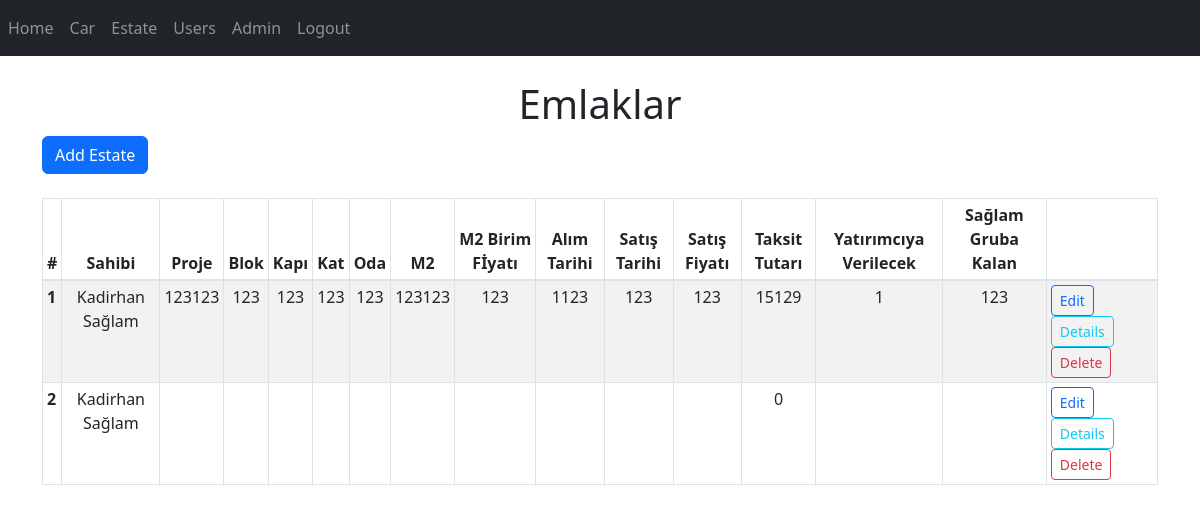
Screenshot of /estates (signed in) with the database file from the repository.
### website/models.py (models this page shows)
class Estate(db.Model):
    id = db.Column(db.Integer, primary_key=True)
    customer_id = db.Column(db.Integer, db.ForeignKey('customer.id'))
    project = db.Column(db.String(100))
    blok = db.Column(db.String(20))
    kapi = db.Column(db.Integer)
    kat = db.Column(db.Integer)
    oda = db.Column(db.String(20))
    m2 = db.Column(db.Integer)
    m2_birim = db.Column(db.Integer)
    alim_tarih = db.Column(db.Integer)
    satis_tarih = db.Column(db.Integer)
    alinan_pesinat = db.Column(db.Integer)
    satis_fiyat = db.Column(db.Integer)
    taksit_sayisi = db.Column(db.Integer)
    taksit_tutari = db.Column(db.Integer)
    yatirimci_verilecek = db.Column(db.Integer)
    saglam_gruba_kalan = db.Column(db.Integer)

class Customer(db.Model):
    id = db.Column(db.Integer, primary_key=True)
    estates = db.relationship('Estate')
    name = db.Column(db.String(150))
    customer_id =  db.Column(db.Integer)
    phone =  db.Column(db.Integer)
    tc =  db.Column(db.Integer)

### website/views.py (the view, shortened to what this page needs)
@views.route('/estates', methods=['GET', 'POST'])
@login_required
def estates():
    return render_template('estates.html', user=current_user, estates=Estate.query.all(), customers=Customer.query.all())

### website/__init__.py (called while the page is built)
def create_app():
    app = Flask(__name__)
    app.config['SECRET_KEY'] = 'mokoko'
    app.config['SQLALCHEMY_DATABASE_URI'] = f'sqlite:///{DB_NAME}'
    db.init_app(app)
    from .views import views
    from .auth import auth
    app.register_blueprint(views, url_prefix='/')
    app.register_blueprint(auth, url_prefix='/')
    from .models import User, Note
    with app.app_context():
        db.create_all()
    login_manager = LoginManager()
    login_manager.login_view = 'auth.login'
    login_manager.init_app(app)
    @login_manager.user_loader
    def load_user(id):
        return User.query.get(int(id))
    return app

### website/templates/estates.html (shortened to what this page needs)
{% extends "base.html" %}
{% block content%}
<br>
<h1 align="center">Emlaklar</h1>
<a id="addEstateBtn" href="" class="btn btn-primary btn-xs" data-bs-toggle="modal" data-bs-target="#addEstateModal"> Add
    Estate</a>
<br>
<br>
<table id="estateTable" class="table table-sm table-bordered table-condensed table-striped table-hover">
    <thead>
        <tr>
            <th scope="col">#</th>
            <th scope="col" style="text-align:center">Sahibi</th>
            <th scope="col" style="text-align:center">Proje</th>
            <th scope="col" style="text-align:center">Blok</th>
            <th scope="col" style="text-align:center">Kapı</th>
            <th scope="col" style="text-align:center">Kat</th>
            <th scope="col" style="text-align:center">Oda</th>
            <th scope="col" style="text-align:center">M2</th>
            <th scope="col" style="text-align:center">M2 Birim Fİyatı</th>
            <th scope="col" style="text-align:center">Alım Tarihi</th>
            <th scope="col" style="text-align:center">Satış Tarihi</th>
            <th scope="col" style="text-align:center">Satış Fiyatı</th>
            <th scope="col" style="text-align:center">Taksit Tutarı</th>
            <th scope="col" style="text-align:center">Yatırımcıya Verilecek</th>
            <th scope="col" style="text-align:center">Sağlam Gruba Kalan</th>
            <th scope="col" style="text-align:center"></th>
        </tr>
    </thead>
    <tbody>
        {% set counter = 0 %}
        {% for estate in estates %}
        <tr>
            <th scope="row"> {{ loop.index }}</th>
            {% if customers %}
            <td style="text-align:center">{{ customers[0].query.filter_by(id=estate.customer_id).first().name }} </td>
            {% else %}
            <td> Error Var </td>
            {% endif %}
            <td style="text-align:center">{{ estate.project }} </td>
            <td style="text-align:center">{{ estate.blok }}</td>
            <td style="text-align:center">{{ estate.kapi }}</td>
            <td style="text-align:center">{{ estate.kat }}</td>
            <td style="text-align:center">{{ estate.oda }}</td>
            <td style="text-align:center">{{ estate.m2 }}</td>
            <td style="text-align:center">{{ estate.m2_birim }}</td>
            <td style="text-align:center">{{ estate.alim_tarih }}</td>
            <td style="text-align:center">{{ estate.satis_tarih }}</td>
            <td style="text-align:center">{{ estate.satis_fiyat }}</td>
            <td style="text-align:center">{{ estate.taksit_tutari | int * estate.taksit_sayisi | int }}</td>
            <td style="text-align:center">{{ estate.yatirimci_verilecek }}</td>
            <td style="text-align:center">{{ estate.saglam_gruba_kalan }}</td>
            <td>
                <button id="editEstateBtn" href="#editEstateModal" class="btn btn-outline-primary btn-sm"
                    data-bs-target="#editEstateModal" data-estate_id="{{ estate.id }}"
                    data-project="{{ estate.project }}" data-blok="{{ estate.blok }}" data-kapi="{{ estate.kapi }}"
                    data-kat="{{ estate.kat }}" data-oda="{{ estate.oda }}" data-m2="{{ estate.m2 }}"
                    data-m2_birim="{{ estate.m2_birim }}" data-alim_tarih="{{ estate.alim_tarih }}"
                    data-satis_tarih="{{ estate.satis_tarih }}" data-satis_fiyat="{{ estate.satis_fiyat }}"
                    data-taksit_sayisi="{{ estate.taksit_sayisi }}" data-taksit_tutari="{{ estate.taksit_tutari }}"
                    data-yatirimci_verilecek="{{ estate.yatirimci_verilecek }}"
                    data-saglam_gruba_kalan="{{ estate.saglam_gruba_kalan }}" data-bs-toggle="modal"> Edit
                </button>
                <button type="button" id="detailsEstateBtn" class="btn btn-outline-info btn-sm"
                    data-estate_id="{{ estate.id }}">Details </button>
                <button type="button" id="deleteEstateBtn" class="btn btn-sm btn-outline-danger"
                    data-estate_id="{{ estate.id }}">Delete</button>
            </td>
        </tr>
        {% endfor %}
    </tbody>
</table>
</div>
{% endblock %}

### rows the page displays
Estate: project "123123", blok "123", kapi "123", kat "123", oda "123", m2 "123123", m2_birim "123", alim_tarih "1123", satis_tarih "123", satis_fiyat "123", estate.taksit_tutari|int*estate.taksit_sayisi|int "15129", yatirimci_verilecek "1", saglam_gruba_kalan "123"
Customer: name "Kadirhan Sağlam"
Estate: estate.taksit_tutari|int*estate.taksit_sayisi|int "0"
